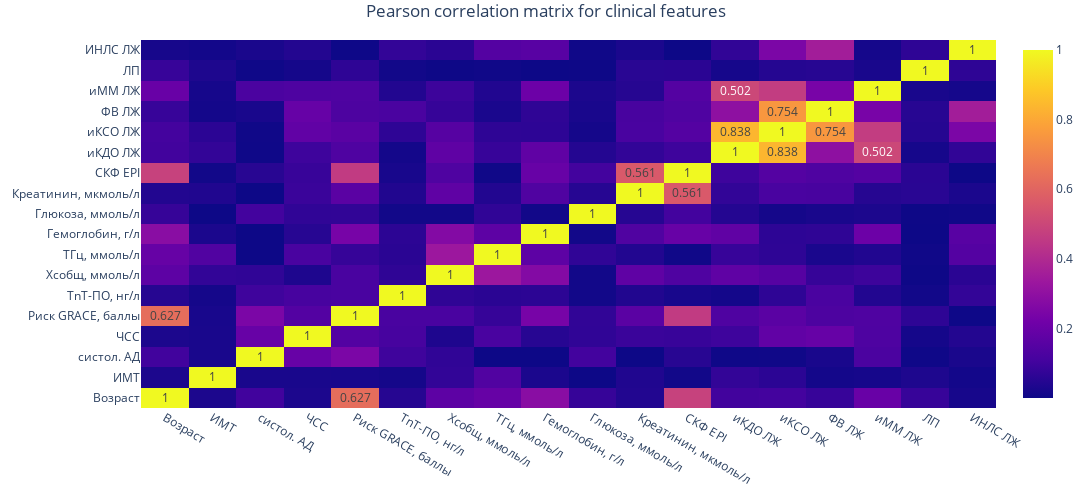

Write notebook code for a chart like this one.
### Code cell
visual_correlation_matrix(column_names=list(map(lambda x: x[1], list(map(eval, list(data.columns))))), 
                          data=correlation_matrix,
                          title='Pearson correlation matrix for clinical features')

### Figure 1 — Plotly figure (JSON) as saved in the notebook; plotly's stock layout.template omitted (floating-point values rounded to 4 significant figures; data arrays with more than 128 entries replaced by an {"elided": "..."} marker saying what was removed)
{"data": [{"text": {"elided": "18x18 mixed values"}, "texttemplate": "%{text}", "type": "heatmap", "x": ["Возраст", "ИМТ", "систол. АД", "ЧСС", "Риск GRACE, баллы", "TnT-ПО, нг/л", "Хсобщ, ммоль/л", "ТГц, ммоль/л", "Гемоглобин, г/л", "Глюкоза, ммоль/л", "Креатинин, мкмоль/л", "СКФ EPI", "иКДО ЛЖ", "иКСО ЛЖ", "ФВ ЛЖ", "иММ ЛЖ", "ЛП", "ИНЛС ЛЖ"], "y": ["Возраст", "ИМТ", "систол. АД", "ЧСС", "Риск GRACE, баллы", "TnT-ПО, нг/л", "Хсобщ, ммоль/л", "ТГц, ммоль/л", "Гемоглобин, г/л", "Глюкоза, ммоль/л", "Креатинин, мкмоль/л", "СКФ EPI", "иКДО ЛЖ", "иКСО ЛЖ", "ФВ ЛЖ", "иММ ЛЖ", "ЛП", "ИНЛС ЛЖ"], "z": {"elided": "18x18 float values"}}], "layout": {"autosize": false, "height": 500, "hoverlabel": {"bgcolor": "white", "font": {"family": "Rockwell", "size": 12}}, "margin": {"b": 15, "l": 15, "r": 50, "t": 40}, "title": {"text": "Pearson correlation matrix for clinical features", "x": 0.5, "xanchor": "center", "y": 0.99, "yanchor": "top"}, "width": 1100, "xaxis": {"visible": true}, "yaxis": {"visible": true}}}
